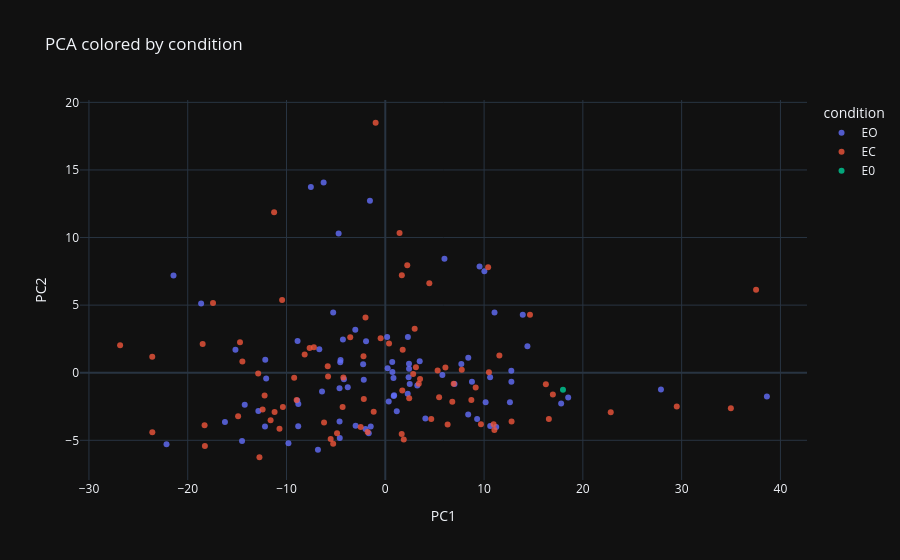
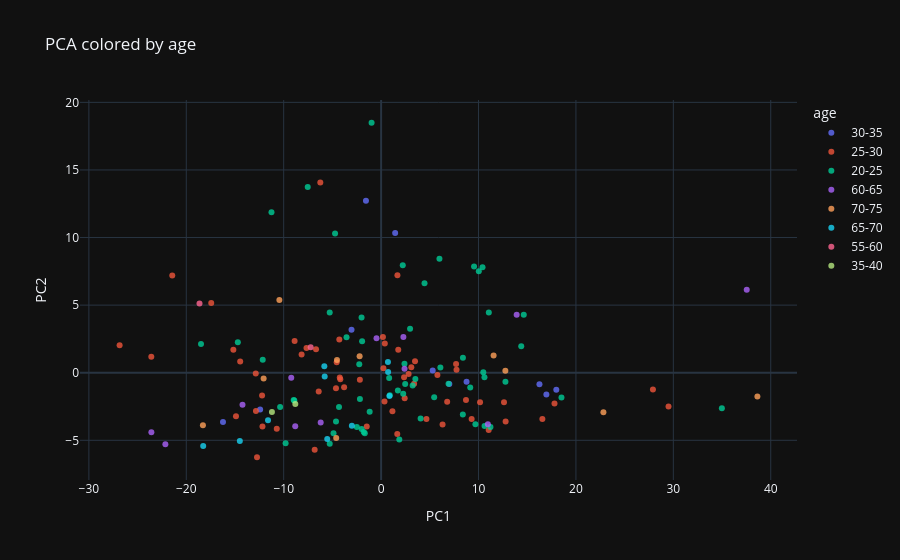
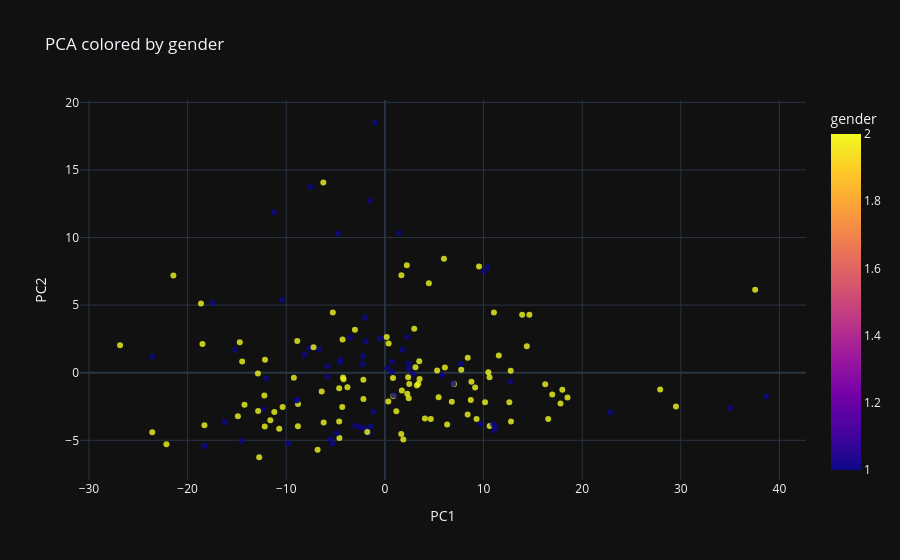

Notebook code cell kept with these figures, in order:
### Code cell
color_vars = ["condition", "age", "gender"]

for var in color_vars:
    fig = px.scatter(
        df_pca,
        x="PC1",
        y="PC2",
        color=var,
        title=f"PCA colored by {var}",
        opacity=0.8,
        template="plotly_dark"
    )
    fig.show()

### Figure 1 — Plotly figure (JSON) as saved in the notebook; plotly's stock layout.template omitted (floating-point values rounded to 4 significant figures)
{"data": [{"hovertemplate": "condition=EO<br>PC1=%{x}<br>PC2=%{y}<extra></extra>", "legendgroup": "EO", "marker": {"color": "#636efa", "opacity": 0.8, "symbol": "circle"}, "mode": "markers", "name": "EO", "orientation": "v", "showlegend": true, "type": "scatter", "x": [7.005, -2.179, 5.78, 8.4, 2.398, 8.391, -6.819, 11.06, 0.2373, -12.15, 0.8269, -4.633, -21.44, 10.62, -3.037, -1.674, -6.681, 7.697, -1.555, -8.815, -2.242, 11.23, 12.76, -3.003, 0.8554, -14.23, 0.7019, -18.64, -4.609, -4.53, -16.23, 2.288, 0.8913, -9.805, -6.405, -1.476, 17.8, 18.52, -8.805, 0.7202, 13.92, 12.76, 2.404, -7.534, -1.949, 5.989, -15.17, 10.03, -8.909, -4.726, -4.561, 0.3473, 9.294, 14.39, -12.85, -8.881, -6.242, -4.63, 3.483, -2.002, -22.15, 2.268, -4.29, 9.545, 10.16, 3.237, -3.799, -4.189, 12.62, 27.91, 1.162, -12.06, 8.772, -14.5, 38.63, -12.18, 2.359, 10.61, -5.276, 4.059, 2.473, 0.1887], "xaxis": "x", "y": [-0.8388, -0.5117, -0.1759, 1.104, 0.6545, -3.084, -5.706, 4.451, 0.3264, 0.9609, -0.3917, -1.14, 7.2, -3.946, 3.182, -4.47, 1.731, 0.6536, 12.72, -3.958, 0.6257, -4.013, 0.1417, -3.931, -1.729, -2.362, 0.7994, 5.116, -4.823, 0.9437, -3.647, 2.636, -1.66, -5.213, -1.388, -3.974, -2.283, -1.825, -2.307, 0.0495, 4.29, -0.6622, 0.3029, 13.74, 2.331, 8.435, 1.699, 7.498, -2.052, 10.31, 0.7657, -2.123, -3.418, 1.959, -2.823, 2.342, 14.07, -3.61, 0.8466, -4.165, -5.283, -1.553, 2.449, 7.862, -2.187, -0.9442, -1.076, -0.4917, -2.187, -1.233, -2.853, -0.4325, -0.6589, -5.06, -1.765, -3.982, -0.3265, -0.33, 4.455, -3.389, -0.8272, 2.634], "yaxis": "y"}, {"hovertemplate": "condition=EC<br>PC1=%{x}<br>PC2=%{y}<extra></extra>", "legendgroup": "EC", "marker": {"color": "#EF553B", "opacity": 0.8, "symbol": "circle"}, "mode": "markers", "name": "EC", "orientation": "v", "showlegend": true, "type": "scatter", "x": [3.1, -7.66, -2.175, 34.98, 1.87, -10.71, 14.65, 1.76, -18.49, 2.973, 6.309, -26.85, -4.322, 5.295, -2.493, -23.59, -8.162, 1.443, -9.225, -2.005, 9.682, 11.55, -5.53, -11.61, -6.201, -5.793, -7.231, -18.29, -2.206, -12.42, -0.4725, -1.175, -5.276, -14.47, 11.04, 16.56, 5.448, -11.21, -5.828, 37.53, 6.923, 10.96, -0.9773, -3.551, 2.223, -17.44, 10.41, -8.974, -11.25, 2.824, 1.66, 12.78, 3.517, -12.74, -12.87, 1.675, -10.37, 3.388, -4.885, -23.58, 6.085, 0.379, 4.458, 4.653, 1.72, -4.243, -12.22, 8.712, 29.51, 2.42, -10.44, 16.26, -18.26, 22.82, -14.9, 7.742, 9.149, -14.71, 16.97, -1.786, 10.49, 6.783], "xaxis": "x", "y": [0.403, 1.833, -1.949, -2.634, -4.932, -4.152, 4.288, 1.704, 2.13, 3.246, -3.825, 2.033, -2.544, 0.1566, -4.012, 1.18, 1.349, 10.34, -0.3674, 4.087, -3.808, 1.276, -4.903, -3.517, -3.685, -0.2722, 1.889, -3.881, 1.217, -2.72, 2.558, -2.89, -5.263, 0.8236, -4.245, -3.421, -1.821, -2.915, 0.4738, 6.146, -0.8132, -3.809, 18.49, 2.632, 7.955, 5.161, 7.808, -2.018, 11.88, -0.09051, -4.533, -3.611, -0.4618, -6.253, -0.06599, 7.215, -2.526, -0.8213, -4.473, -4.395, 0.3788, 2.165, 6.611, -3.43, -1.324, -0.3563, -1.686, -2.011, -2.5, -1.885, 5.376, -0.8555, -5.424, -2.927, -3.227, 0.2168, -1.1, 2.247, -1.619, -4.389, 0.0356, -2.149], "yaxis": "y"}, {"hovertemplate": "condition=E0<br>PC1=%{x}<br>PC2=%{y}<extra></extra>", "legendgroup": "E0", "marker": {"color": "#00cc96", "opacity": 0.8, "symbol": "circle"}, "mode": "markers", "name": "E0", "orientation": "v", "showlegend": true, "type": "scatter", "x": [17.99], "xaxis": "x", "y": [-1.264], "yaxis": "y"}], "layout": {"legend": {"title": {"text": "condition"}, "tracegroupgap": 0}, "title": {"text": "PCA colored by condition"}, "xaxis": {"anchor": "y", "domain": [0, 1], "title": {"text": "PC1"}}, "yaxis": {"anchor": "x", "domain": [0, 1], "title": {"text": "PC2"}}}}

### Figure 2 — Plotly figure (JSON) as saved in the notebook; plotly's stock layout.template omitted (floating-point values rounded to 4 significant figures)
{"data": [{"hovertemplate": "age=30-35<br>PC1=%{x}<br>PC2=%{y}<extra></extra>", "legendgroup": "30-35", "marker": {"color": "#636efa", "opacity": 0.8, "symbol": "circle"}, "mode": "markers", "name": "30-35", "orientation": "v", "showlegend": true, "type": "scatter", "x": [7.005, 5.295, -3.037, 1.443, -1.555, -12.42, -16.23, 16.26, 8.772, 17.99, 16.97], "xaxis": "x", "y": [-0.8388, 0.1566, 3.182, 10.34, 12.72, -2.72, -3.647, -0.8555, -0.6589, -1.264, -1.619], "yaxis": "y"}, {"hovertemplate": "age=25-30<br>PC1=%{x}<br>PC2=%{y}<extra></extra>", "legendgroup": "25-30", "marker": {"color": "#EF553B", "opacity": 0.8, "symbol": "circle"}, "mode": "markers", "name": "25-30", "orientation": "v", "showlegend": true, "type": "scatter", "x": [3.1, -2.179, -7.66, 5.78, -10.71, -6.819, 1.76, 0.2373, 6.309, -4.633, -26.85, -21.44, -23.59, -6.681, -8.162, 7.697, -14.47, -6.405, 11.04, -1.476, 16.56, 17.8, -17.44, -15.17, 2.824, -4.561, 1.66, 0.3473, 12.78, 9.294, -12.74, -12.85, -12.87, -8.881, 1.675, -6.242, 3.388, 3.483, 0.379, -4.29, 4.653, 10.16, -4.243, -3.799, -12.22, -4.189, 8.712, 12.62, 29.51, 27.91, 2.42, 1.162, -14.9, -12.18, 7.742, 2.359, 6.783, 0.1887], "xaxis": "x", "y": [0.403, -0.5117, 1.833, -0.1759, -4.152, -5.706, 1.704, 0.3264, -3.825, -1.14, 2.033, 7.2, 1.18, 1.731, 1.349, 0.6536, 0.8236, -1.388, -4.245, -3.974, -3.421, -2.283, 5.161, 1.699, -0.09051, 0.7657, -4.533, -2.123, -3.611, -3.418, -6.253, -2.823, -0.06599, 2.342, 7.215, 14.07, -0.8213, 0.8466, 2.165, 2.449, -3.43, -2.187, -0.3563, -1.076, -1.686, -0.4917, -2.011, -2.187, -2.5, -1.233, -1.885, -2.853, -3.227, -3.982, 0.2168, -0.3265, -2.149, 2.634], "yaxis": "y"}, {"hovertemplate": "age=20-25<br>PC1=%{x}<br>PC2=%{y}<extra></extra>", "legendgroup": "20-25", "marker": {"color": "#00cc96", "opacity": 0.8, "symbol": "circle"}, "mode": "markers", "name": "20-25", "orientation": "v", "showlegend": true, "type": "scatter", "x": [-2.175, 8.4, 34.98, 2.398, 1.87, 8.391, 14.65, 11.06, -18.49, -12.15, 2.973, 0.8269, -4.322, 10.62, -2.493, -1.674, -2.005, -2.242, 9.682, 11.23, -1.175, 0.8913, -5.276, -9.805, 5.448, 18.52, 6.923, 12.76, -0.9773, -7.534, -3.551, -1.949, 2.223, 5.989, 10.41, 10.03, -8.974, -8.909, -11.25, -4.726, 3.517, 14.39, -10.37, -4.63, -4.885, -2.002, 6.085, 2.268, 4.458, 9.545, 1.72, 3.237, 9.149, 10.61, -14.71, -5.276, -1.786, 4.059, 10.49, 2.473], "xaxis": "x", "y": [-1.949, 1.104, -2.634, 0.6545, -4.932, -3.084, 4.288, 4.451, 2.13, 0.9609, 3.246, -0.3917, -2.544, -3.946, -4.012, -4.47, 4.087, 0.6257, -3.808, -4.013, -2.89, -1.66, -5.263, -5.213, -1.821, -1.825, -0.8132, -0.6622, 18.49, 13.74, 2.632, 2.331, 7.955, 8.435, 7.808, 7.498, -2.018, -2.052, 11.88, 10.31, -0.4618, 1.959, -2.526, -3.61, -4.473, -4.165, 0.3788, -1.553, 6.611, 7.862, -1.324, -0.9442, -1.1, -0.33, 2.247, 4.455, -4.389, -3.389, 0.0356, -0.8272], "yaxis": "y"}, {"hovertemplate": "age=60-65<br>PC1=%{x}<br>PC2=%{y}<extra></extra>", "legendgroup": "60-65", "marker": {"color": "#ab63fa", "opacity": 0.8, "symbol": "circle"}, "mode": "markers", "name": "60-65", "orientation": "v", "showlegend": true, "type": "scatter", "x": [-9.225, -8.815, -6.201, -14.23, -0.4725, 2.288, 37.53, 13.92, 10.96, 2.404, -23.58, -22.15], "xaxis": "x", "y": [-0.3674, -3.958, -3.685, -2.362, 2.558, 2.636, 6.146, 4.29, -3.809, 0.3029, -4.395, -5.283], "yaxis": "y"}, {"hovertemplate": "age=70-75<br>PC1=%{x}<br>PC2=%{y}<extra></extra>", "legendgroup": "70-75", "marker": {"color": "#FFA15A", "opacity": 0.8, "symbol": "circle"}, "mode": "markers", "name": "70-75", "orientation": "v", "showlegend": true, "type": "scatter", "x": [11.55, 12.76, -18.29, -4.609, -2.206, -4.53, -10.44, -12.06, 22.82, 38.63], "xaxis": "x", "y": [1.276, 0.1417, -3.881, -4.823, 1.217, 0.9437, 5.376, -0.4325, -2.927, -1.765], "yaxis": "y"}, {"hovertemplate": "age=65-70<br>PC1=%{x}<br>PC2=%{y}<extra></extra>", "legendgroup": "65-70", "marker": {"color": "#19d3f3", "opacity": 0.8, "symbol": "circle"}, "mode": "markers", "name": "65-70", "orientation": "v", "showlegend": true, "type": "scatter", "x": [-5.53, -3.003, -11.61, 0.8554, -5.793, 0.7019, -5.828, 0.7202, -18.26, -14.5], "xaxis": "x", "y": [-4.903, -3.931, -3.517, -1.729, -0.2722, 0.7994, 0.4738, 0.0495, -5.424, -5.06], "yaxis": "y"}, {"hovertemplate": "age=55-60<br>PC1=%{x}<br>PC2=%{y}<extra></extra>", "legendgroup": "55-60", "marker": {"color": "#FF6692", "opacity": 0.8, "symbol": "circle"}, "mode": "markers", "name": "55-60", "orientation": "v", "showlegend": true, "type": "scatter", "x": [-7.231, -18.64], "xaxis": "x", "y": [1.889, 5.116], "yaxis": "y"}, {"hovertemplate": "age=35-40<br>PC1=%{x}<br>PC2=%{y}<extra></extra>", "legendgroup": "35-40", "marker": {"color": "#B6E880", "opacity": 0.8, "symbol": "circle"}, "mode": "markers", "name": "35-40", "orientation": "v", "showlegend": true, "type": "scatter", "x": [-11.21, -8.805], "xaxis": "x", "y": [-2.915, -2.307], "yaxis": "y"}], "layout": {"legend": {"title": {"text": "age"}, "tracegroupgap": 0}, "title": {"text": "PCA colored by age"}, "xaxis": {"anchor": "y", "domain": [0, 1], "title": {"text": "PC1"}}, "yaxis": {"anchor": "x", "domain": [0, 1], "title": {"text": "PC2"}}}}

### Figure 3 — Plotly figure (JSON) as saved in the notebook; plotly's stock layout.template omitted (floating-point values rounded to 4 significant figures; data arrays with more than 128 entries replaced by an {"elided": "..."} marker saying what was removed)
{"data": [{"hovertemplate": "PC1=%{x}<br>PC2=%{y}<br>gender=%{marker.color}<extra></extra>", "legendgroup": "", "marker": {"color": {"elided": "165 int values"}, "coloraxis": "coloraxis", "opacity": 0.8, "symbol": "circle"}, "mode": "markers", "name": "", "orientation": "v", "showlegend": false, "type": "scatter", "x": {"elided": "165 float values"}, "xaxis": "x", "y": {"elided": "165 float values"}, "yaxis": "y"}], "layout": {"coloraxis": {"colorbar": {"title": {"text": "gender"}}, "colorscale": [[0, "#0d0887"], [0.1111, "#46039f"], [0.2222, "#7201a8"], [0.3333, "#9c179e"], [0.4444, "#bd3786"], [0.5556, "#d8576b"], [0.6667, "#ed7953"], [0.7778, "#fb9f3a"], [0.8889, "#fdca26"], [1, "#f0f921"]]}, "legend": {"tracegroupgap": 0}, "title": {"text": "PCA colored by gender"}, "xaxis": {"anchor": "y", "domain": [0, 1], "title": {"text": "PC1"}}, "yaxis": {"anchor": "x", "domain": [0, 1], "title": {"text": "PC2"}}}}
